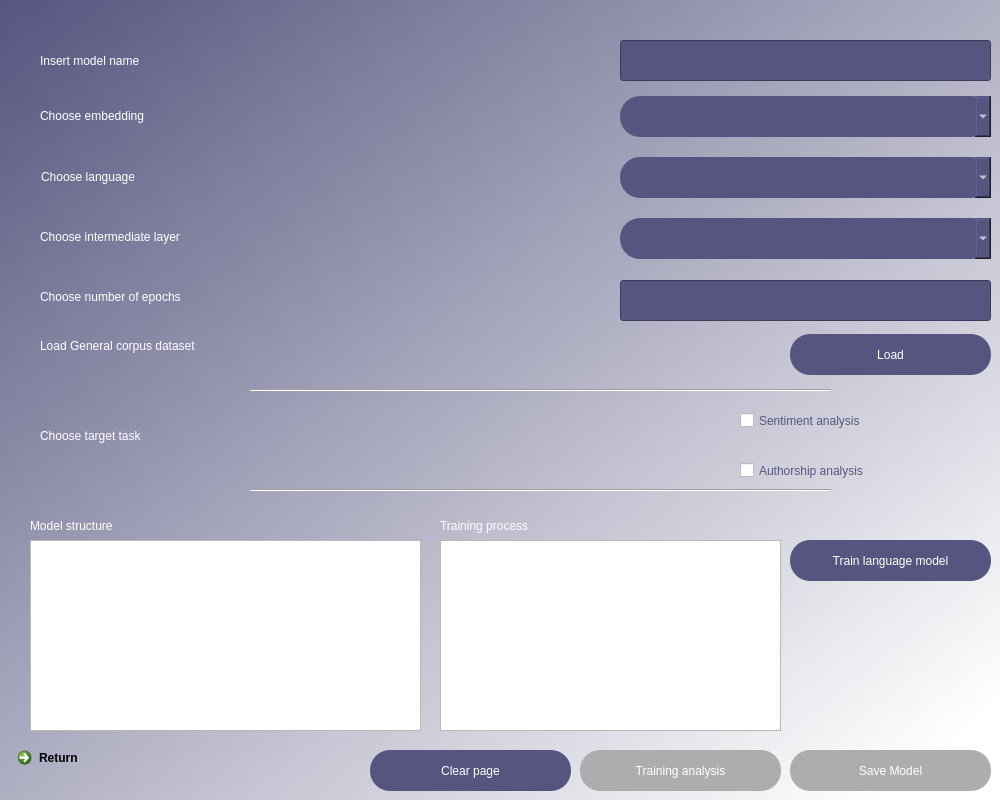
<?xml version="1.0" encoding="UTF-8"?>
<ui version="4.0">
 <class>Dialog</class>
 <widget class="QDialog" name="Dialog">
  <property name="geometry">
   <rect>
    <x>0</x>
    <y>0</y>
    <width>1000</width>
    <height>800</height>
   </rect>
  </property>
  <property name="windowTitle">
   <string>Dialog</string>
  </property>
  <widget class="QWidget" name="bgwidget" native="true">
   <property name="geometry">
    <rect>
     <x>0</x>
     <y>0</y>
     <width>1001</width>
     <height>800</height>
    </rect>
   </property>
   <property name="focusPolicy">
    <enum>Qt::NoFocus</enum>
   </property>
   <property name="styleSheet">
    <string notr="true">QWidget#bgwidget{
background-color:qlineargradient(spread:pad, x1:0, y1:0, x2:0.943, y2:0.9375, stop:0 rgba(85, 85, 127, 255), stop:1 rgba(255, 255, 255, 255))}</string>
   </property>
   <widget class="QLabel" name="label_3">
    <property name="geometry">
     <rect>
      <x>40</x>
      <y>45</y>
      <width>341</width>
      <height>31</height>
     </rect>
    </property>
    <property name="styleSheet">
     <string notr="true">font:20pt &quot;MS Shell Dlg 2&quot;;color:rgb(255, 255, 255)

</string>
    </property>
    <property name="text">
     <string>Insert model name</string>
    </property>
   </widget>
   <widget class="QComboBox" name="choose_embeddings_comboBox">
    <property name="enabled">
     <bool>true</bool>
    </property>
    <property name="geometry">
     <rect>
      <x>620</x>
      <y>96</y>
      <width>371</width>
      <height>41</height>
     </rect>
    </property>
    <property name="minimumSize">
     <size>
      <width>69</width>
      <height>22</height>
     </size>
    </property>
    <property name="styleSheet">
     <string notr="true">QComboBox{
color: rgb(255, 255, 255);
font: 12pt &quot;MS Shell Dlg 2&quot;;
background-color: rgba(85, 85, 127, 255);
border-radius: 20px;
}

QComboBox:disabled {
background-color:rgb(173, 173, 173);
}</string>
    </property>
   </widget>
   <widget class="QPushButton" name="train_language_model_button">
    <property name="geometry">
     <rect>
      <x>790</x>
      <y>540</y>
      <width>201</width>
      <height>41</height>
     </rect>
    </property>
    <property name="focusPolicy">
     <enum>Qt::ClickFocus</enum>
    </property>
    <property name="styleSheet">
     <string notr="true">QPushButton{
color: rgb(255, 255, 255);
font: 12pt &quot;MS Shell Dlg 2&quot;;
background-color: rgba(85, 85, 127, 255);
border-radius: 20px;}

QPushButton:hover{
color: rgb(255, 255, 255);
font: 12pt &quot;MS Shell Dlg 2&quot;;
background-color: rgb(85, 0, 255);
border-radius: 20px;}

QPushButton:disabled {
background-color:rgb(173, 173, 173);
}</string>
    </property>
    <property name="text">
     <string>Train language model</string>
    </property>
   </widget>
   <widget class="QLabel" name="label">
    <property name="geometry">
     <rect>
      <x>40</x>
      <y>100</y>
      <width>341</width>
      <height>31</height>
     </rect>
    </property>
    <property name="styleSheet">
     <string notr="true">font:20pt &quot;MS Shell Dlg 2&quot;;color:rgb(255, 255, 255)

</string>
    </property>
    <property name="text">
     <string>Choose embedding</string>
    </property>
   </widget>
   <widget class="QComboBox" name="choose_intermediate_layer_comboBox">
    <property name="enabled">
     <bool>true</bool>
    </property>
    <property name="geometry">
     <rect>
      <x>620</x>
      <y>218</y>
      <width>371</width>
      <height>41</height>
     </rect>
    </property>
    <property name="minimumSize">
     <size>
      <width>69</width>
      <height>22</height>
     </size>
    </property>
    <property name="styleSheet">
     <string notr="true">QComboBox{
color: rgb(255, 255, 255);
font: 12pt &quot;MS Shell Dlg 2&quot;;
background-color: rgba(85, 85, 127, 255);
border-radius: 20px;
}

QComboBox:disabled {
background-color:rgb(173, 173, 173);
}</string>
    </property>
   </widget>
   <widget class="QPushButton" name="load_general_corpus_dataset_button">
    <property name="geometry">
     <rect>
      <x>790</x>
      <y>334</y>
      <width>201</width>
      <height>41</height>
     </rect>
    </property>
    <property name="focusPolicy">
     <enum>Qt::ClickFocus</enum>
    </property>
    <property name="styleSheet">
     <string notr="true">QPushButton{
color: rgb(255, 255, 255);
font: 12pt &quot;MS Shell Dlg 2&quot;;
background-color: rgba(85, 85, 127, 255);
border-radius: 20px;}

QPushButton:hover{
color: rgb(255, 255, 255);
font: 12pt &quot;MS Shell Dlg 2&quot;;
background-color: rgb(85, 0, 255);
border-radius: 20px;}

QPushButton:disabled {
background-color:rgb(173, 173, 173);
}</string>
    </property>
    <property name="text">
     <string>Load</string>
    </property>
   </widget>
   <widget class="QLabel" name="label_for_train_language_model_gif">
    <property name="geometry">
     <rect>
      <x>786</x>
      <y>620</y>
      <width>191</width>
      <height>101</height>
     </rect>
    </property>
    <property name="text">
     <string/>
    </property>
   </widget>
   <widget class="QCommandLinkButton" name="return_to_main">
    <property name="geometry">
     <rect>
      <x>10</x>
      <y>740</y>
      <width>185</width>
      <height>41</height>
     </rect>
    </property>
    <property name="styleSheet">
     <string notr="true">font:12pt &quot;MS Shell Dlg 2&quot;;
</string>
    </property>
    <property name="text">
     <string>Return</string>
    </property>
    <property name="icon">
     <iconset>
      <normaloff>../img/return-button.png</normaloff>../img/return-button.png</iconset>
    </property>
    <property name="iconSize">
     <size>
      <width>40</width>
      <height>40</height>
     </size>
    </property>
   </widget>
   <widget class="QLabel" name="label_2">
    <property name="geometry">
     <rect>
      <x>40</x>
      <y>221</y>
      <width>341</width>
      <height>31</height>
     </rect>
    </property>
    <property name="styleSheet">
     <string notr="true">font:20pt &quot;MS Shell Dlg 2&quot;;color:rgb(255, 255, 255)

</string>
    </property>
    <property name="text">
     <string>Choose intermediate layer</string>
    </property>
   </widget>
   <widget class="QLabel" name="label_4">
    <property name="geometry">
     <rect>
      <x>40</x>
      <y>281</y>
      <width>341</width>
      <height>31</height>
     </rect>
    </property>
    <property name="styleSheet">
     <string notr="true">font:20pt &quot;MS Shell Dlg 2&quot;;color:rgb(255, 255, 255)

</string>
    </property>
    <property name="text">
     <string>Choose number of epochs</string>
    </property>
   </widget>
   <widget class="QLabel" name="label_5">
    <property name="geometry">
     <rect>
      <x>40</x>
      <y>330</y>
      <width>341</width>
      <height>31</height>
     </rect>
    </property>
    <property name="styleSheet">
     <string notr="true">font:20pt &quot;MS Shell Dlg 2&quot;;color:rgb(255, 255, 255)

</string>
    </property>
    <property name="text">
     <string>Load General corpus dataset</string>
    </property>
   </widget>
   <widget class="QLineEdit" name="choose_number_of_epochs_line_edit">
    <property name="geometry">
     <rect>
      <x>620</x>
      <y>280</y>
      <width>371</width>
      <height>41</height>
     </rect>
    </property>
    <property name="styleSheet">
     <string notr="true">QLineEdit{
color: rgb(255, 255, 255);
font: 12pt &quot;MS Shell Dlg 2&quot;;
background-color: rgba(85, 85, 127, 255);
}

QLineEdit:disabled {
background-color:rgb(173, 173, 173);
}</string>
    </property>
    <property name="text">
     <string/>
    </property>
   </widget>
   <widget class="QLineEdit" name="insert_model_name_line_edit">
    <property name="geometry">
     <rect>
      <x>620</x>
      <y>40</y>
      <width>371</width>
      <height>41</height>
     </rect>
    </property>
    <property name="styleSheet">
     <string notr="true">QLineEdit{
color: rgb(255, 255, 255);
font: 12pt &quot;MS Shell Dlg 2&quot;;
background-color: rgba(85, 85, 127, 255);
}

QLineEdit:disabled {
background-color:rgb(173, 173, 173);
}</string>
    </property>
    <property name="text">
     <string/>
    </property>
   </widget>
   <widget class="QPushButton" name="training_analysis_button">
    <property name="enabled">
     <bool>false</bool>
    </property>
    <property name="geometry">
     <rect>
      <x>580</x>
      <y>750</y>
      <width>201</width>
      <height>41</height>
     </rect>
    </property>
    <property name="focusPolicy">
     <enum>Qt::ClickFocus</enum>
    </property>
    <property name="styleSheet">
     <string notr="true">QPushButton{
color: rgb(255, 255, 255);
font: 12pt &quot;MS Shell Dlg 2&quot;;
background-color: rgba(85, 85, 127, 255);
border-radius: 20px;}

QPushButton:hover{
color: rgb(255, 255, 255);
font: 12pt &quot;MS Shell Dlg 2&quot;;
background-color: rgb(85, 0, 255);
border-radius: 20px;}

QPushButton:disabled {
background-color:rgb(173, 173, 173);
}</string>
    </property>
    <property name="text">
     <string>Training analysis</string>
    </property>
   </widget>
   <widget class="QPushButton" name="save_model_button">
    <property name="enabled">
     <bool>false</bool>
    </property>
    <property name="geometry">
     <rect>
      <x>790</x>
      <y>750</y>
      <width>201</width>
      <height>41</height>
     </rect>
    </property>
    <property name="focusPolicy">
     <enum>Qt::ClickFocus</enum>
    </property>
    <property name="styleSheet">
     <string notr="true">QPushButton{
color: rgb(255, 255, 255);
font: 12pt &quot;MS Shell Dlg 2&quot;;
background-color: rgba(85, 85, 127, 255);
border-radius: 20px;}

QPushButton:hover{
color: rgb(255, 255, 255);
font: 12pt &quot;MS Shell Dlg 2&quot;;
background-color: rgb(85, 0, 255);
border-radius: 20px;}

QPushButton:disabled {
background-color:rgb(173, 173, 173);
}</string>
    </property>
    <property name="text">
     <string>Save Model</string>
    </property>
   </widget>
   <widget class="QLabel" name="label_6">
    <property name="geometry">
     <rect>
      <x>41</x>
      <y>161</y>
      <width>341</width>
      <height>31</height>
     </rect>
    </property>
    <property name="styleSheet">
     <string notr="true">font:20pt &quot;MS Shell Dlg 2&quot;;color:rgb(255, 255, 255)

</string>
    </property>
    <property name="text">
     <string>Choose language</string>
    </property>
   </widget>
   <widget class="QComboBox" name="choose_language_comboBox">
    <property name="enabled">
     <bool>true</bool>
    </property>
    <property name="geometry">
     <rect>
      <x>620</x>
      <y>157</y>
      <width>371</width>
      <height>41</height>
     </rect>
    </property>
    <property name="minimumSize">
     <size>
      <width>69</width>
      <height>22</height>
     </size>
    </property>
    <property name="styleSheet">
     <string notr="true">QComboBox{
color: rgb(255, 255, 255);
font: 12pt &quot;MS Shell Dlg 2&quot;;
background-color: rgba(85, 85, 127, 255);
border-radius: 20px;
}

QComboBox:disabled {
background-color:rgb(173, 173, 173);
}</string>
    </property>
   </widget>
   <widget class="QTextEdit" name="model_structure_text">
    <property name="geometry">
     <rect>
      <x>30</x>
      <y>540</y>
      <width>391</width>
      <height>191</height>
     </rect>
    </property>
    <property name="styleSheet">
     <string notr="true">font:7pt &quot;MS Shell Dlg 2&quot;;color: rgba(85, 85, 127, 255)

</string>
    </property>
    <property name="lineWidth">
     <number>10</number>
    </property>
    <property name="sizeAdjustPolicy">
     <enum>QAbstractScrollArea::AdjustToContents</enum>
    </property>
    <property name="lineWrapMode">
     <enum>QTextEdit::NoWrap</enum>
    </property>
    <property name="readOnly">
     <bool>true</bool>
    </property>
   </widget>
   <widget class="QTextEdit" name="training_text">
    <property name="geometry">
     <rect>
      <x>440</x>
      <y>540</y>
      <width>341</width>
      <height>191</height>
     </rect>
    </property>
    <property name="styleSheet">
     <string notr="true">font:7pt &quot;MS Shell Dlg 2&quot;;color: rgba(85, 85, 127, 255)

</string>
    </property>
    <property name="lineWidth">
     <number>10</number>
    </property>
    <property name="midLineWidth">
     <number>0</number>
    </property>
    <property name="sizeAdjustPolicy">
     <enum>QAbstractScrollArea::AdjustToContents</enum>
    </property>
    <property name="lineWrapMode">
     <enum>QTextEdit::NoWrap</enum>
    </property>
    <property name="readOnly">
     <bool>true</bool>
    </property>
   </widget>
   <widget class="QCheckBox" name="sentiment_checkBox">
    <property name="geometry">
     <rect>
      <x>740</x>
      <y>400</y>
      <width>251</width>
      <height>41</height>
     </rect>
    </property>
    <property name="styleSheet">
     <string notr="true">font:20pt &quot;MS Shell Dlg 2&quot;;color: rgba(85, 85, 127, 255)

</string>
    </property>
    <property name="text">
     <string>Sentiment analysis</string>
    </property>
   </widget>
   <widget class="QCheckBox" name="autorship_checkBox">
    <property name="geometry">
     <rect>
      <x>740</x>
      <y>450</y>
      <width>251</width>
      <height>41</height>
     </rect>
    </property>
    <property name="styleSheet">
     <string notr="true">font:20pt &quot;MS Shell Dlg 2&quot;;color: rgba(85, 85, 127, 255)

</string>
    </property>
    <property name="text">
     <string>Authorship analysis</string>
    </property>
   </widget>
   <widget class="Line" name="line_2">
    <property name="geometry">
     <rect>
      <x>250</x>
      <y>380</y>
      <width>581</width>
      <height>20</height>
     </rect>
    </property>
    <property name="orientation">
     <enum>Qt::Horizontal</enum>
    </property>
   </widget>
   <widget class="Line" name="line_3">
    <property name="geometry">
     <rect>
      <x>250</x>
      <y>480</y>
      <width>581</width>
      <height>20</height>
     </rect>
    </property>
    <property name="orientation">
     <enum>Qt::Horizontal</enum>
    </property>
   </widget>
   <widget class="QLabel" name="label_7">
    <property name="geometry">
     <rect>
      <x>40</x>
      <y>420</y>
      <width>341</width>
      <height>31</height>
     </rect>
    </property>
    <property name="styleSheet">
     <string notr="true">font:20pt &quot;MS Shell Dlg 2&quot;;color:rgb(255, 255, 255)

</string>
    </property>
    <property name="text">
     <string>Choose target task</string>
    </property>
   </widget>
   <widget class="QLabel" name="label_8">
    <property name="geometry">
     <rect>
      <x>30</x>
      <y>510</y>
      <width>341</width>
      <height>31</height>
     </rect>
    </property>
    <property name="styleSheet">
     <string notr="true">font:20pt &quot;MS Shell Dlg 2&quot;;color:rgb(255, 255, 255)

</string>
    </property>
    <property name="text">
     <string>Model structure</string>
    </property>
   </widget>
   <widget class="QLabel" name="label_9">
    <property name="geometry">
     <rect>
      <x>440</x>
      <y>510</y>
      <width>341</width>
      <height>31</height>
     </rect>
    </property>
    <property name="styleSheet">
     <string notr="true">font:20pt &quot;MS Shell Dlg 2&quot;;color:rgb(255, 255, 255)

</string>
    </property>
    <property name="text">
     <string>Training process</string>
    </property>
   </widget>
   <widget class="QPushButton" name="clear_page_button">
    <property name="enabled">
     <bool>true</bool>
    </property>
    <property name="geometry">
     <rect>
      <x>370</x>
      <y>750</y>
      <width>201</width>
      <height>41</height>
     </rect>
    </property>
    <property name="focusPolicy">
     <enum>Qt::ClickFocus</enum>
    </property>
    <property name="styleSheet">
     <string notr="true">QPushButton{
color: rgb(255, 255, 255);
font: 12pt &quot;MS Shell Dlg 2&quot;;
background-color: rgba(85, 85, 127, 255);
border-radius: 20px;}

QPushButton:hover{
color: rgb(255, 255, 255);
font: 12pt &quot;MS Shell Dlg 2&quot;;
background-color: rgb(85, 0, 255);
border-radius: 20px;}

QPushButton:disabled {
background-color:rgb(173, 173, 173);
}</string>
    </property>
    <property name="text">
     <string>Clear page</string>
    </property>
   </widget>
  </widget>
 </widget>
 <resources/>
 <connections/>
</ui>
